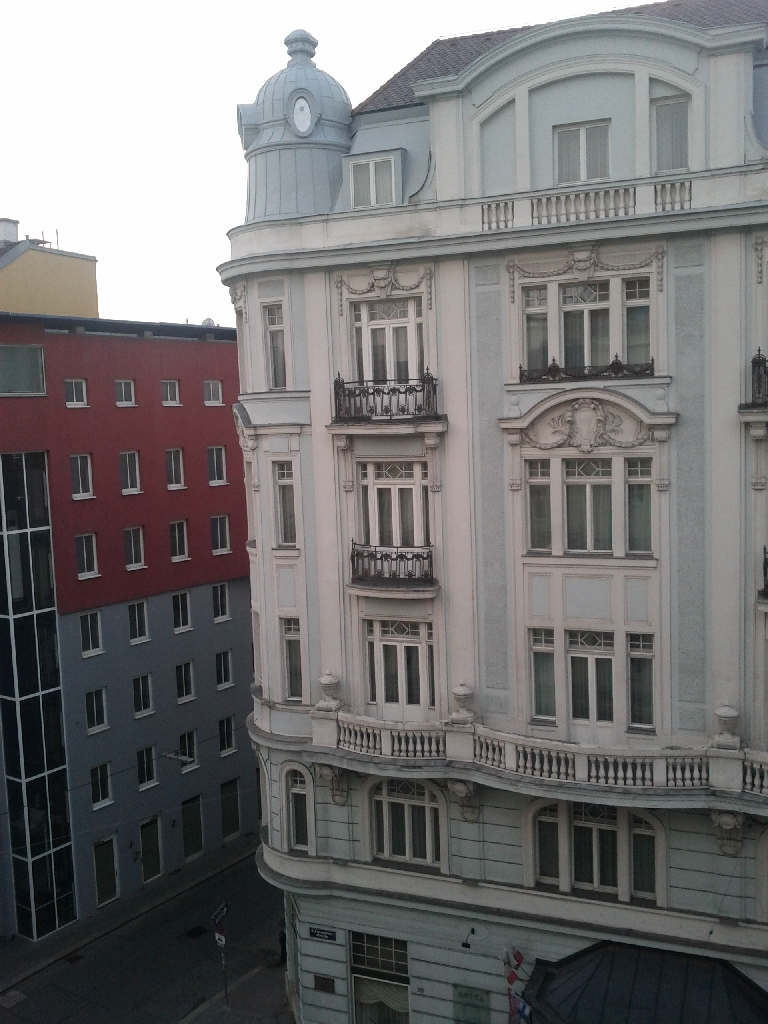
#> input picture 2-Image-Stitching/images/image1.jpg, 768 x 1024 px
$ python image_stitching.py
#> lines starting #> are read from the running program, lines starting #| are printed output that depends on the picture
#!/usr/bin/env python3
# -*- coding: utf-8 -*-
"""
Created on Fri Jul 24 22:27:05 2020

@author: bruno
"""

# Python Version 3.7
# OpenCV Version 4.1.2
# Numpy Version 1.16.2
# Matplotlib Version 3.1.3


import cv2
import numpy as np
import sys
import matplotlib.pyplot as plt
import os

###############    Customized Image Stitching for Two images      #####################
class ImageStitching():

    def __init__(self) :
        self.ratio = 0.85
        self.min_match = 10
        self.smoothing_window_size=800
        self.sift_descriptor = cv2.xfeatures2d.SIFT_create() # Sift descriptor
        self.brisk_descriptor = cv2.BRISK_create() # Brisk descriptor
        self.orb_descriptor = cv2.ORB_create() # Orb descriptor


    def detectAndDescribe(self, img, method):
        """Compute key points and feature descriptors using an specific method (sift, brisk, orb)"""
        # Descriptor method  Sift
        if method == 'sift':
            return self.sift_descriptor.detectAndCompute(img,None)
        # Descriptor method  Brisk
        elif method == 'brisk':
            return self.brisk_descriptor.detectAndCompute(img,None)
        # Descriptor method  Orb
        elif method == 'orb':
            return self.orb_descriptor.detectAndCompute(img, None)


    def matchKeyPointsKNN(self,img1,img2, method):
        """ Features stration with descriptor select and Raw matches (knn)"""
        kp1, des1 = self.detectAndDescribe(img1, method)
        kp2, des2 = self.detectAndDescribe(img2, method)


        matcher = cv2.BFMatcher()
        raw_matches = matcher.knnMatch(des1, des2, k=2)
        good_points = []
        good_matches=[]

        #Raw matches (knn)
        for m1, m2 in raw_matches:
            if m1.distance < self.ratio * m2.distance:
                good_points.append((m1.trainIdx, m1.queryIdx))
                good_matches.append([m1])
        img3 = cv2.drawMatchesKnn(img1, kp1, img2, kp2, good_matches, None, flags=2)


        if len(good_points) > self.min_match:
            # convert the keypoints to numpy arrays
            image1_kp = np.float32(
                [kp1[i].pt for (_, i) in good_points])
            image2_kp = np.float32(
                [kp2[i].pt for (i, _) in good_points])
            H, status = cv2.findHomography(image2_kp, image1_kp, cv2.RANSAC,5.0)
        else: # Number of points selected less than the limit
            return None

        return H, img3

    def createMask(self,img1,img2,version):
        """Create mask letf image and right image"""

        height_img1 = img1.shape[0]
        width_img1 = img1.shape[1]
        width_img2 = img2.shape[1]
        height_panorama = height_img1
        width_panorama = width_img1 +width_img2
        offset = int(self.smoothing_window_size / 2)
        barrier = img1.shape[1] - int(self.smoothing_window_size / 2)
        mask = np.zeros((height_panorama, width_panorama))

        if version == 'left_image':
            mask[:, barrier - offset:barrier + offset ] = np.tile(np.linspace(1, 0, 2 * offset ).T, (height_panorama, 1))
            mask[:, :barrier - offset] = 1
        else:
            mask[:, barrier - offset :barrier + offset ] = np.tile(np.linspace(0, 1, 2 * offset ).T, (height_panorama, 1))
            mask[:, barrier + offset:] = 1
        return cv2.merge([mask, mask, mask])

    def stitchingImg(self,img1,img2, method):
        """  Main method for Stitching Image, descriptors method (sift, brisk, orb)"""
        #Features stration with descriptor select and Raw matches (knn)
        H, img3 = self.matchKeyPointsKNN(img1, img2, method)
        height_img1 = img1.shape[0]
        width_img1 = img1.shape[1]
        width_img2 = img2.shape[1]
        height_panorama = height_img1
        width_panorama = width_img1 +width_img2

        # Join images  with mask
        panorama1 = np.zeros((height_panorama, width_panorama, 3))
        mask1 = self.createMask(img1,img2,version='left_image')
        panorama1[0:img1.shape[0], 0:img1.shape[1], :] = img1
        panorama1 *= mask1
        mask2 = self.createMask(img1,img2,version='right_image')
        panorama2 = cv2.warpPerspective(img2, H, (width_panorama, height_panorama))*mask2
        result=panorama1+panorama2
        rows, cols = np.where(result[:, :, 0] != 0)
        min_row, max_row = min(rows), max(rows) + 1
        min_col, max_col = min(cols), max(cols) + 1
        final_result = result[min_row:max_row, min_col:max_col, :]

        return final_result, img3

######       Customized example Image Stitching   for Two images  ############
# Load images
dim=(1050,768)
img1 = cv2.imread('images/image1.jpg')
#> img1 is the input picture: shape (1024, 768, 3); mean B, G, R 115.1, 114.6, 116.1
img1 = cv2.resize(img1,dim,interpolation = cv2.INTER_AREA)
#> img1: shape (768, 1050, 3)

# Load image 2
img2 = cv2.imread('images/image2.jpg')
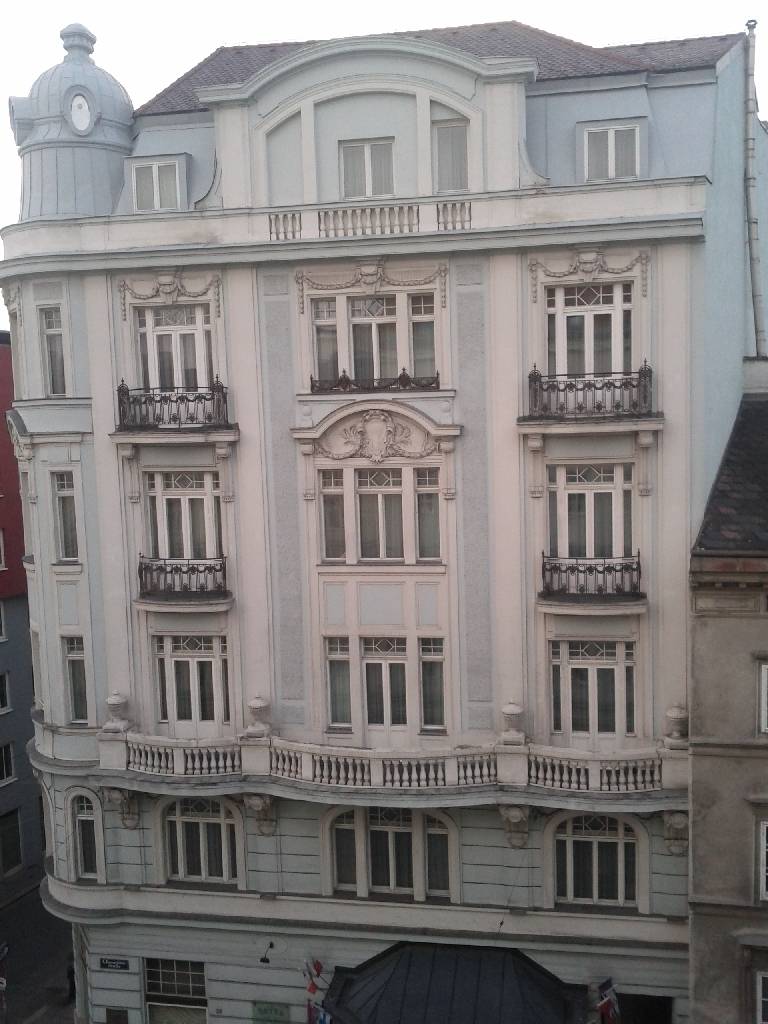
#> input picture 2-Image-Stitching/images/image2.jpg, 768 x 1024 px
#> img2 is the input picture: shape (1024, 768, 3); mean B, G, R 127.2, 128, 131.4
img2 = cv2.resize(img2,dim,interpolation = cv2.INTER_AREA)
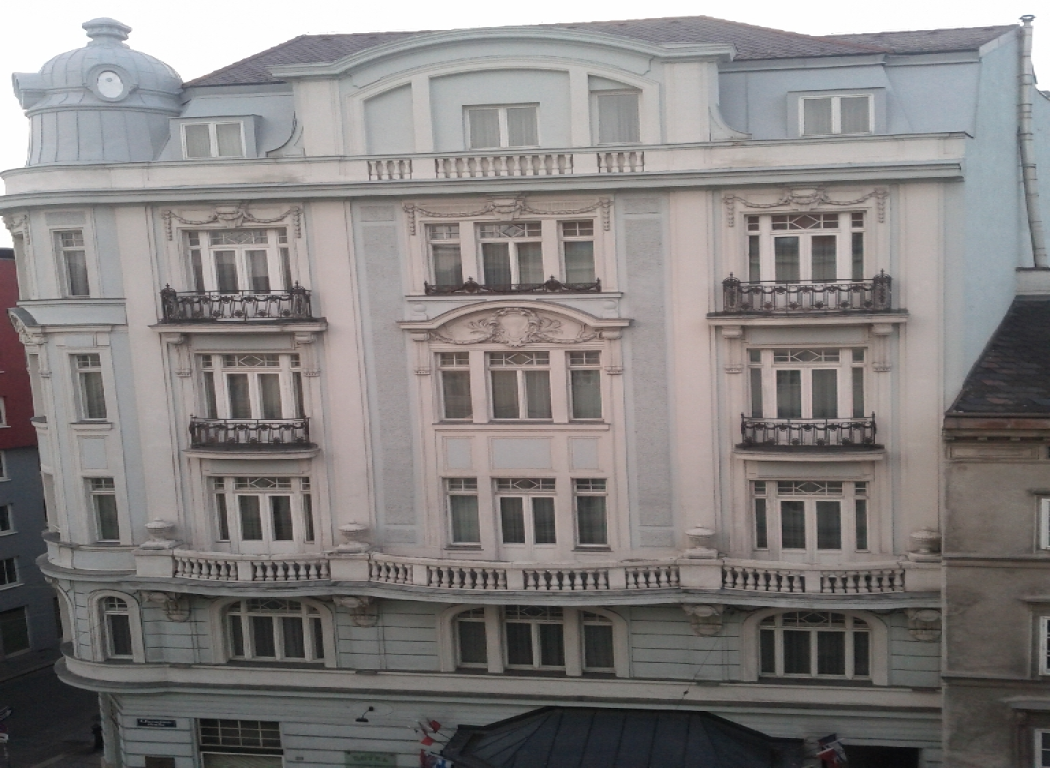
#> img2: shape (768, 1050, 3); mean B, G, R 127.2, 128, 131.4

# Apply Method stitchingImg
method = 'sift'
path = 'imges_results/'
final, img3 =ImageStitching().stitchingImg(img1,img2, method)
#> in matchKeyPointsKNN, `kp1, des1 = self.detectAndDescribe(img1, method)`: kp1 = 2961 keypoints; strongest (x, y, size): (306, 233, 18.6), (297, 202, 2.4), (141, 233, 10.1), (143, 231, 13.5)
#> in matchKeyPointsKNN, `kp2, des2 = self.detectAndDescribe(img2, method)`: kp2 = 3545 keypoints; strongest (x, y, size): (282, 531, 13), (857, 239, 8.9), (229, 295, 2.5), (223, 296, 2)
#> in matchKeyPointsKNN, `raw_matches = matcher.knnMatch(des1, des2, k=2)`: raw_matches = 2961 matches
#> after the loop in matchKeyPointsKNN, `for m1, m2 in raw_matches:`: good_matches = 1464 matches; good_points = 1464 pairs, first value 1 to 3539, second value 3 to 2960
#> in matchKeyPointsKNN, `img3 = cv2.drawMatchesKnn(img1, kp1, img2, kp2, good_matches, None, fl..`:
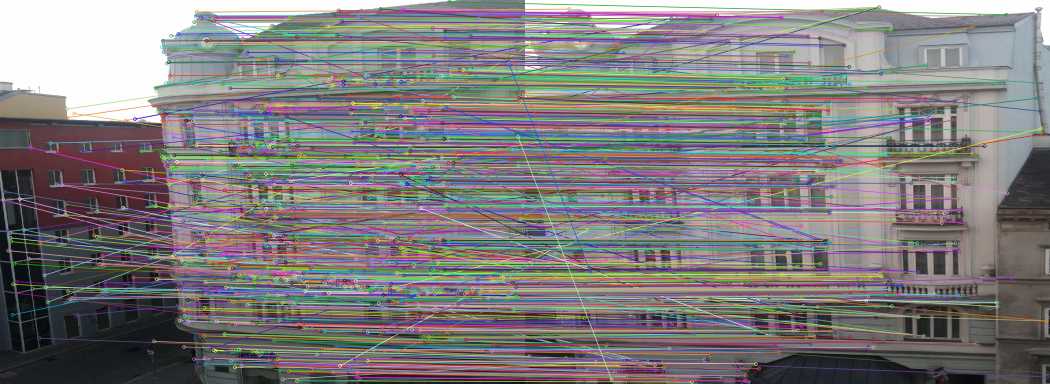
#> img3: shape (768, 2100, 3) (shown at 1/2 size); mean B, G, R 125.2, 124.4, 127.6
#> in matchKeyPointsKNN, `image1_kp = np.float32( [kp1[i].pt for (_, i) in good_points])`: image1_kp = 1464 pairs, first value 6.6 to 1046.6, second value 3.28 to 761.8
#> in matchKeyPointsKNN, `image2_kp = np.float32( [kp2[i].pt for (i, _) in good_points])`: image2_kp = 1464 pairs, first value 3.85 to 1044.1, second value 13.8 to 763.6
#> in matchKeyPointsKNN, `H, status = cv2.findHomography(image2_kp, image1_kp, cv2.RANSAC,5.0)`: H = [[0.84, -0.0157, 316.4], [-0.0514, 0.952, 10.88], [-0.000152, 1.66e-05, 1]]; status = 1464 values, max 1 at index 79, min 0 at index 0, mean 0.723
#> in stitchingImg, `mask2 = self.createMask(img1,img2,version='right_image')`:
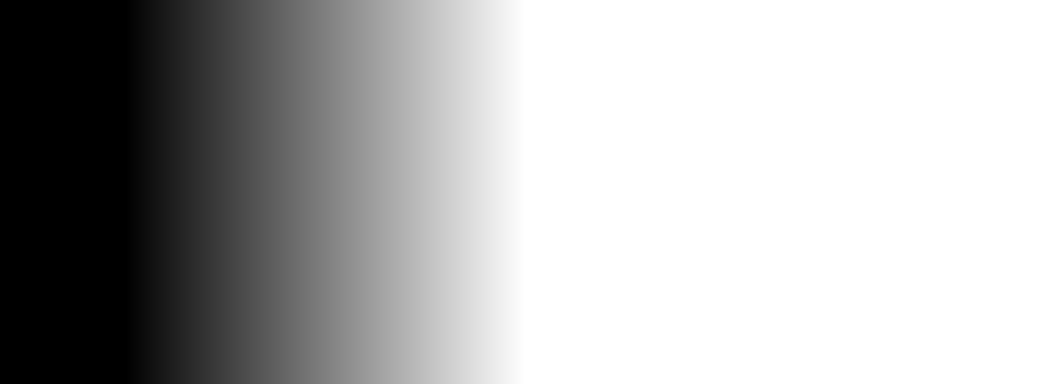
#> mask2: shape (768, 2100, 3) float64 (shown at 1/2 size); min 0, max 1, mean 0.69
#> in stitchingImg, `result=panorama1+panorama2`:
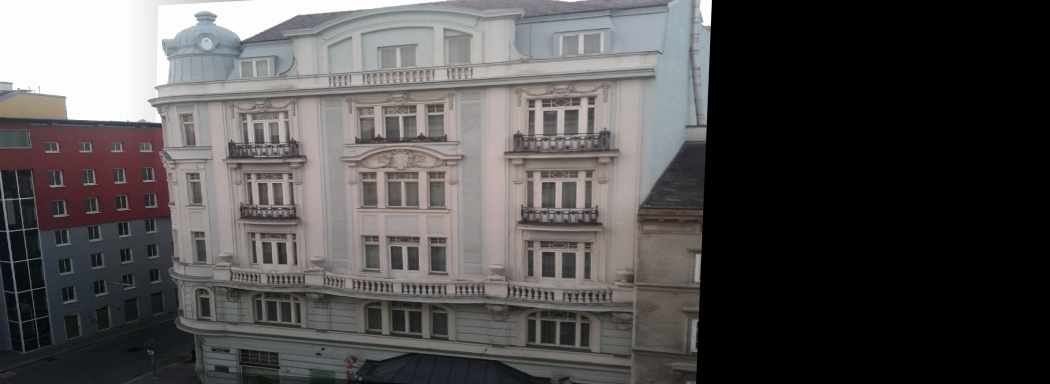
#> result: shape (768, 2100, 3) float64 (shown at 1/2 size); mean B, G, R 79.8, 79.8, 82; drawn with min black and max white
#> in stitchingImg, `min_row, max_row = min(rows), max(rows) + 1`: min_row = 0; max_row = 768
#> in stitchingImg, `min_col, max_col = min(cols), max(cols) + 1`: min_col = 0; max_col = 1424
#> in stitchingImg, `final_result = result[min_row:max_row, min_col:max_col, :]`:
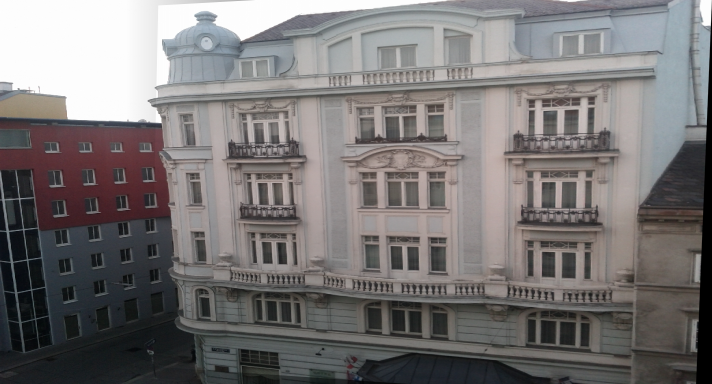
#> final_result: shape (768, 1424, 3) float64 (shown at 1/2 size); mean B, G, R 117.7, 117.7, 120.9; drawn with min black and max white
cv2.imwrite(os.path.join(path,'panorama.jpg'), final)
cv2.imwrite(os.path.join(path, 'points.jpg'), img3)
# Plot results images
img_result = plt.imread(path+'panorama.jpg')
plt.imshow(img_result)
plt.show()

ponts_result = plt.imread(path+'points.jpg')
plt.imshow(ponts_result)
plt.show()

############### Exemplen Image stitching with OpenCv for multiple Images ##############
# Diretory images
images_path = 'images/'
dire_images = os.listdir(images_path)
list_dire_images = [] #full image directory
for i in dire_images:
    list_dire_images.append(images_path+i)

# Input images
images_input = []
for i in list_dire_images:
    dim=(1024,768)
    img = cv2.imread(i,cv2.IMREAD_COLOR)
    img = cv2.resize(img,dim,interpolation = cv2.INTER_AREA)
#> pass 3 of the loop `for i in list_dire_images:`:
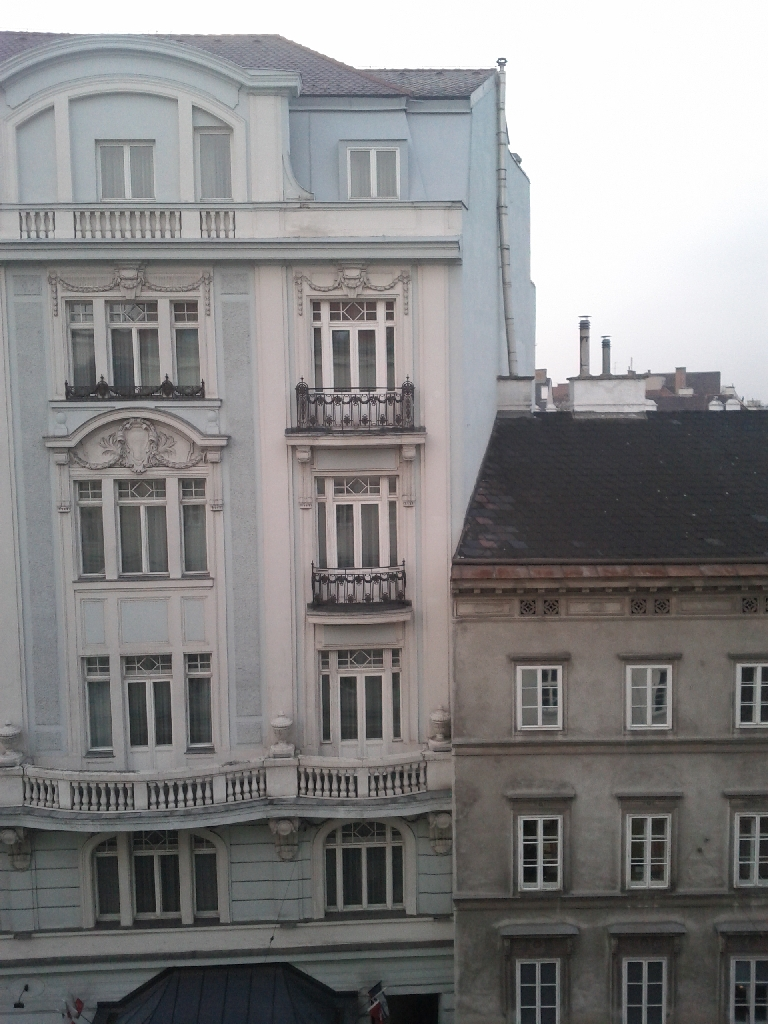
#> input picture 2-Image-Stitching/images/image3.jpg, 768 x 1024 px
#> img is the input picture: shape (1024, 768, 3); mean B, G, R 132.9, 132.4, 133.4
#> `img = cv2.resize(img,dim,interpolation = cv2.INTER_AREA)`:
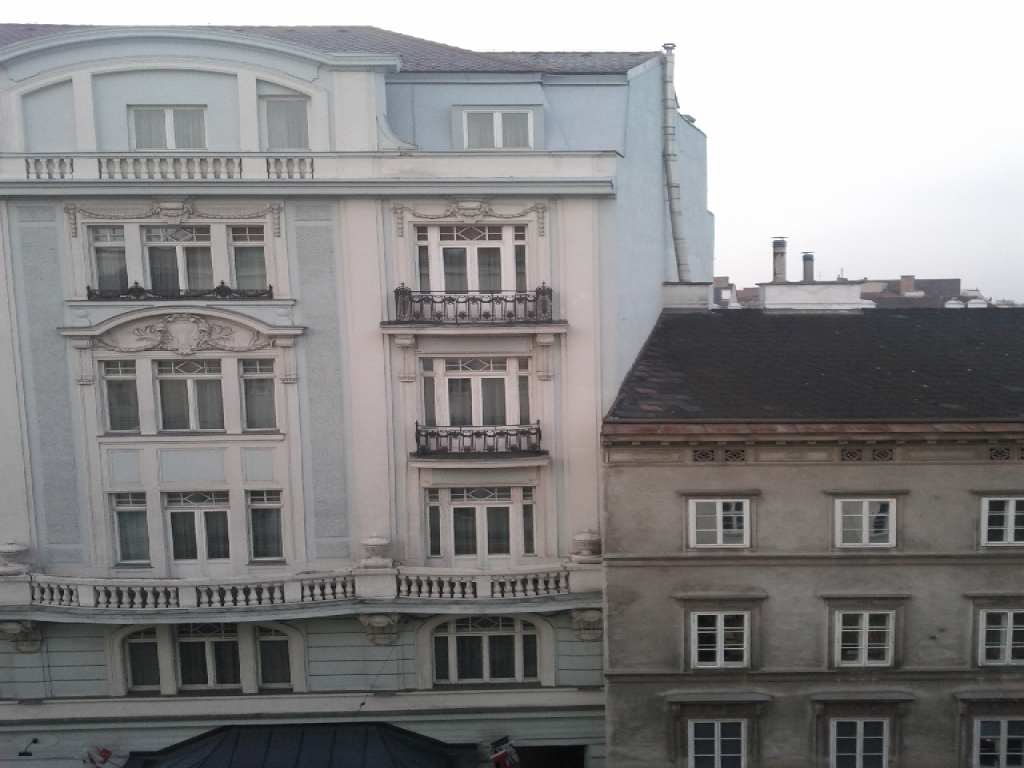
#> img: shape (768, 1024, 3); mean B, G, R 132.9, 132.5, 133.4
    images_input.append(img)

def plotImages(list_imgs):
    """Subplot images"""
    plt.figure(figsize=(40,50)) # image size
    for i in range(len(list_imgs)):
        plt.subplot(3,3,i+1) # Every two images
        plt.xticks([])
        plt.yticks([])
        plt.grid(True)
        img = list_imgs[i]
        plt.imshow(img, cmap="gray")
    plt.show()
# Plot all images input
plotImages(images_input)
#> the loop in plotImages, `for i in range(len(list_imgs)):` made 3 passes

def stitchingOpencv(list_dire_images):
    """ Image stitching with OpenCv for multiple Images"""
    list_imgs = []
    for i in list_dire_images:
        dim=(1030,770) # Size image
        img = cv2.imread(i,cv2.IMREAD_COLOR) # Load image
        img = cv2.resize(img,dim,interpolation = cv2.INTER_AREA) # image resize with iterpolation
        list_imgs.append(img)
    stitching = cv2.Stitcher.create()
    status,output_img = stitching.stitch(list_imgs)
    return status, output_img

# Applying the Opencv stitching function
status,output_img = stitchingOpencv(list_dire_images)
#> pass 3 of the loop in stitchingOpencv, `for i in list_dire_images:`:
#> in stitchingOpencv, `status,output_img = stitching.stitch(list_imgs)`:
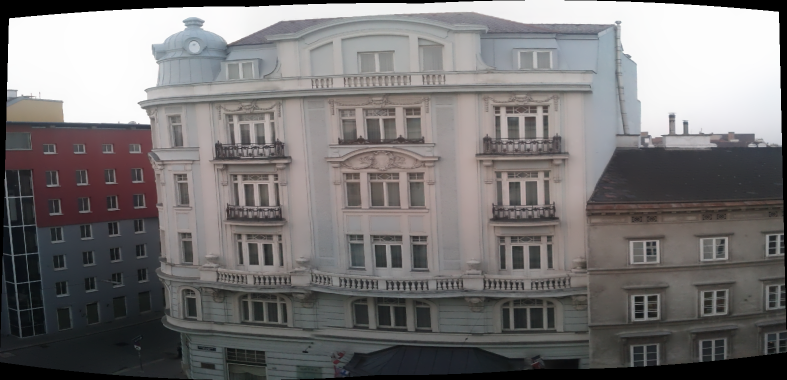
#> output_img: shape (760, 1573, 3) (shown at 1/2 size); mean of channels 0, 1, 2 116.6, 116.5, 119.1; drawn as B, G, R
#> in stitchingOpencv, `status,output_img = stitching.stitch(list_imgs)`: status = 0
#> status = 0
cv2.imwrite(os.path.join(path,'all_panorama.jpg'), output_img)
plt.figure(figsize=(15,9))
plt.imshow(output_img)
plt.show()
